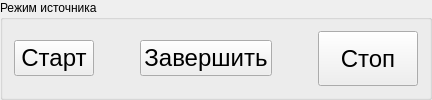
             <widget class="QGroupBox" name="groupBox_25">
              <property name="sizePolicy">
               <sizepolicy hsizetype="Minimum" vsizetype="Preferred">
                <horstretch>0</horstretch>
                <verstretch>0</verstretch>
               </sizepolicy>
              </property>
              <property name="title">
               <string>Режим источника</string>
              </property>
              <layout class="QHBoxLayout" name="horizontalLayout_33">
               <item>
                <widget class="QPushButton" name="pushButton_77">
                 <property name="minimumSize">
                  <size>
                   <width>0</width>
                   <height>0</height>
                  </size>
                 </property>
                 <property name="font">
                  <font>
                   <pointsize>18</pointsize>
                  </font>
                 </property>
                 <property name="text">
                  <string>Старт</string>
                 </property>
                </widget>
               </item>
               <item>
                <spacer name="horizontalSpacer_32">
                 <property name="orientation">
                  <enum>Qt::Horizontal</enum>
                 </property>
                 <property name="sizeHint" stdset="0">
                  <size>
                   <width>40</width>
                   <height>20</height>
                  </size>
                 </property>
                </spacer>
               </item>
               <item>
                <widget class="QPushButton" name="pushButton_23">
                 <property name="font">
                  <font>
                   <pointsize>18</pointsize>
                  </font>
                 </property>
                 <property name="text">
                  <string>Завершить</string>
                 </property>
                </widget>
               </item>
               <item>
                <spacer name="horizontalSpacer_39">
                 <property name="orientation">
                  <enum>Qt::Horizontal</enum>
                 </property>
                 <property name="sizeHint" stdset="0">
                  <size>
                   <width>40</width>
                   <height>20</height>
                  </size>
                 </property>
                </spacer>
               </item>
               <item>
                <widget class="QPushButton" name="stopPushButton_3">
                 <property name="sizePolicy">
                  <sizepolicy hsizetype="Minimum" vsizetype="Minimum">
                   <horstretch>0</horstretch>
                   <verstretch>0</verstretch>
                  </sizepolicy>
                 </property>
                 <property name="minimumSize">
                  <size>
                   <width>100</width>
                   <height>50</height>
                  </size>
                 </property>
                 <property name="font">
                  <font>
                   <pointsize>18</pointsize>
                   <weight>50</weight>
                   <bold>false</bold>
                  </font>
                 </property>
                 <property name="text">
                  <string>Стоп</string>
                 </property>
                 <property name="checkable">
                  <bool>false</bool>
                 </property>
                 <property name="checked">
                  <bool>false</bool>
                 </property>
                </widget>
               </item>
              </layout>
             </widget>
